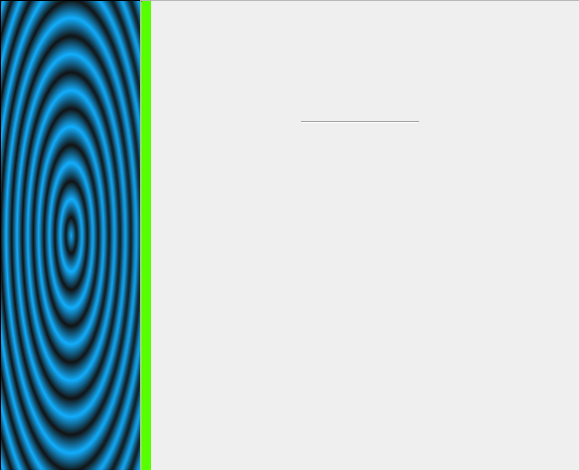
<?xml version="1.0" encoding="UTF-8"?>
<ui version="4.0">
 <class>Frame</class>
 <widget class="QFrame" name="Frame">
  <property name="geometry">
   <rect>
    <x>0</x>
    <y>0</y>
    <width>579</width>
    <height>470</height>
   </rect>
  </property>
  <property name="windowTitle">
   <string>Frame</string>
  </property>
  <property name="frameShape">
   <enum>QFrame::StyledPanel</enum>
  </property>
  <property name="frameShadow">
   <enum>QFrame::Raised</enum>
  </property>
  <widget class="QScrollArea" name="dragItemScrollArea">
   <property name="geometry">
    <rect>
     <x>0</x>
     <y>0</y>
     <width>141</width>
     <height>471</height>
    </rect>
   </property>
   <property name="styleSheet">
    <string notr="true">background-color: qradialgradient(spread:repeat, cx:0.5, cy:0.5, radius:0.077, fx:0.5, fy:0.5, stop:0 rgba(0, 169, 255, 147), stop:0.497326 rgba(0, 0, 0, 147), stop:1 rgba(0, 169, 255, 147))</string>
   </property>
   <property name="widgetResizable">
    <bool>true</bool>
   </property>
   <widget class="QWidget" name="scrollAreaWidgetContents">
    <property name="geometry">
     <rect>
      <x>0</x>
      <y>0</y>
      <width>137</width>
      <height>467</height>
     </rect>
    </property>
    <widget class="QWidget" name="verticalLayoutWidget">
     <property name="geometry">
      <rect>
       <x>0</x>
       <y>-1</y>
       <width>141</width>
       <height>471</height>
      </rect>
     </property>
     <layout class="QVBoxLayout" name="verticalLayout"/>
    </widget>
   </widget>
  </widget>
  <widget class="QScrollArea" name="deskScrollArea">
   <property name="geometry">
    <rect>
     <x>140</x>
     <y>0</y>
     <width>441</width>
     <height>471</height>
    </rect>
   </property>
   <property name="styleSheet">
    <string notr="true">background-color:qconicalgradient(cx:0.5, cy:0.5, angle:0, stop:0 rgba(13, 57, 178, 255), stop:0.161905 rgba(50, 102, 145, 255), stop:0.225 rgba(41, 61, 166, 255), stop:0.285 rgba(74, 90, 204, 255), stop:0.345 rgba(108, 102, 235, 255), stop:0.415 rgba(112, 222, 245, 255), stop:0.52 rgba(76, 200, 209, 255), stop:0.57 rgba(51, 187, 173, 255), stop:0.635 rgba(42, 168, 164, 255), stop:0.695 rgba(68, 71, 202, 255), stop:0.75 rgba(86, 126, 218, 255), stop:0.815 rgba(73, 185, 208, 255), stop:0.88 rgba(51, 173, 187, 255), stop:0.935 rgba(105, 26, 137, 255), stop:1 rgba(2, 119, 128, 255));</string>
   </property>
   <property name="widgetResizable">
    <bool>true</bool>
   </property>
   <widget class="QWidget" name="scrollAreaWidgetContents_2">
    <property name="geometry">
     <rect>
      <x>0</x>
      <y>0</y>
      <width>437</width>
      <height>467</height>
     </rect>
    </property>
    <widget class="Line" name="line">
     <property name="geometry">
      <rect>
       <x>-10</x>
       <y>0</y>
       <width>20</width>
       <height>471</height>
      </rect>
     </property>
     <property name="styleSheet">
      <string notr="true">background-color: rgb(85, 255, 0);</string>
     </property>
     <property name="orientation">
      <enum>Qt::Vertical</enum>
     </property>
    </widget>
    <widget class="Line" name="line_2">
     <property name="geometry">
      <rect>
       <x>160</x>
       <y>120</y>
       <width>118</width>
       <height>3</height>
      </rect>
     </property>
     <property name="orientation">
      <enum>Qt::Horizontal</enum>
     </property>
    </widget>
   </widget>
  </widget>
 </widget>
 <resources/>
 <connections/>
</ui>
